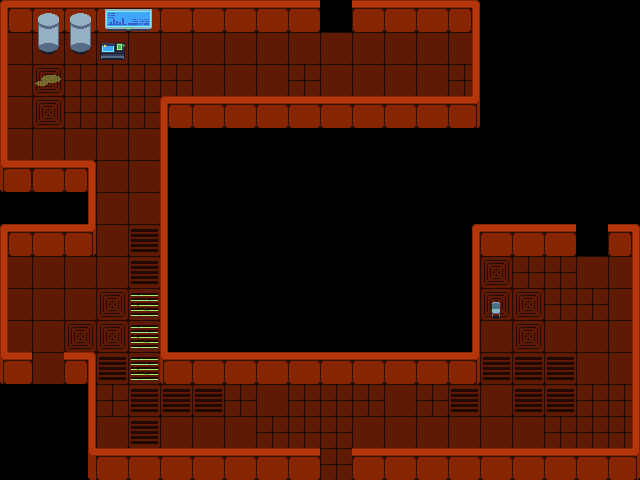

This is a level from a 2D game, rendered from its Tiled map with the project's own tilesets. A one-line summary and the complete map file follow:
An orthogonal 20x15 tile map with 32x32 px tiles, 4 tile layers (floor, floorDecoration, walls, props), 4 tilesets and 36 objects (4x Spawn, 4x Door, 2x Trap, 2x ExplosionEffect, SnackMachine).

<map version="1.10" tiledversion="1.11.2" orientation="orthogonal" renderorder="right-down" width="20" height="15" tilewidth="32" tileheight="32" infinite="0" nextlayerid="11" nextobjectid="134">
 <tileset firstgid="1" source="tileset_ebene1.tsx" />
 <tileset firstgid="852" source="props_and_items_ebene2.tsx" />
 <tileset firstgid="1380" source="Beartrap.tsx" />
 <tileset firstgid="1384" source="ExplosionEffect.tsx" />
 <layer id="3" name="floor" width="20" height="15">
  <data encoding="csv">
0,0,0,0,0,0,0,0,0,0,0,0,0,0,0,0,0,0,0,0,
72,72,72,72,72,72,72,72,72,72,72,72,72,72,72,0,0,0,0,0,
72,107,71,71,71,71,72,72,72,71,72,72,72,72,71,0,0,0,0,0,
72,107,71,71,71,71,72,72,71,71,71,72,72,70,70,0,0,0,0,0,
72,72,72,72,72,0,0,0,0,0,0,0,0,0,0,0,0,0,0,0,
0,0,0,72,72,0,0,0,0,0,0,0,0,0,0,0,0,0,0,0,
0,0,0,72,72,0,0,0,0,0,0,0,0,0,0,0,0,0,0,0,
0,0,0,72,70,0,0,0,0,0,0,0,0,0,0,71,71,0,0,0,
72,72,72,72,70,0,0,0,0,0,0,0,0,0,0,107,71,71,72,72,
72,72,72,107,74,0,0,0,0,0,0,0,0,0,0,107,107,71,71,72,
72,72,107,107,74,0,0,0,0,0,0,0,0,0,0,72,107,72,72,72,
72,72,107,70,74,71,71,72,72,71,71,72,72,72,70,70,70,70,72,72,
0,0,0,71,70,70,70,71,72,71,71,71,72,71,70,72,70,70,71,71,
0,0,0,72,70,72,72,72,71,71,71,72,72,72,72,72,72,71,71,71,
0,0,0,0,0,0,0,0,0,71,71,0,0,0,0,0,0,0,0,0
</data>
 </layer>
 <layer id="10" name="floorDecoration" width="20" height="15">
  <data encoding="csv">
0,0,0,0,0,0,0,0,0,0,0,0,0,0,0,0,0,0,0,0,
0,0,0,0,0,0,0,0,0,0,0,0,0,0,0,0,0,0,0,0,
0,876,0,0,0,0,0,0,0,0,0,0,0,0,0,0,0,0,0,0,
0,0,0,0,0,0,0,0,0,0,0,0,0,0,0,0,0,0,0,0,
0,0,0,0,0,0,0,0,0,0,0,0,0,0,0,0,0,0,0,0,
0,0,0,0,0,0,0,0,0,0,0,0,0,0,0,0,0,0,0,0,
0,0,0,0,0,0,0,0,0,0,0,0,0,0,0,0,0,0,0,0,
0,0,0,0,0,0,0,0,0,0,0,0,0,0,0,0,0,0,0,0,
0,0,0,0,0,0,0,0,0,0,0,0,0,0,0,0,0,0,0,0,
0,0,0,0,0,0,0,0,0,0,0,0,0,0,0,0,0,0,0,0,
0,0,0,0,0,0,0,0,0,0,0,0,0,0,0,0,0,0,0,0,
0,0,0,0,0,0,0,0,0,0,0,0,0,0,0,0,0,0,0,0,
0,0,0,0,0,0,0,0,0,0,0,0,0,0,0,0,0,0,0,0,
0,0,0,0,0,0,0,0,0,0,0,0,0,0,0,0,0,0,0,0,
0,0,0,0,0,0,0,0,0,0,0,0,0,0,0,0,0,0,0,0
</data>
 </layer>
 <layer id="1" name="walls" width="20" height="15">
  <data encoding="csv">
3,6,6,6,6,6,6,6,6,6,0,6,6,6,47,0,0,0,0,0,
76,0,0,0,0,0,0,0,0,0,0,0,0,0,84,0,0,0,0,0,
76,0,0,0,0,0,0,0,0,0,0,0,0,0,84,0,0,0,0,0,
76,0,0,0,0,3,6,6,6,6,6,6,6,6,379,0,0,0,0,0,
76,0,0,0,0,76,0,0,0,0,0,0,0,0,0,0,0,0,0,0,
335,6,9,0,0,76,0,0,0,0,0,0,0,0,0,0,0,0,0,0,
0,0,84,0,0,76,0,0,0,0,0,0,0,0,0,0,0,0,0,0,
39,376,379,0,0,76,0,0,0,0,0,0,0,0,342,6,6,6,0,9,
76,0,0,0,0,76,0,0,0,0,0,0,0,0,84,0,0,0,0,84,
76,0,0,0,0,76,0,0,0,0,0,0,0,0,84,0,0,0,0,84,
76,0,0,0,0,76,0,0,0,0,0,0,0,0,84,0,0,0,0,84,
373,0,47,0,0,373,376,376,376,376,376,376,376,376,343,0,0,0,0,84,
0,0,84,0,0,0,0,0,0,0,0,0,0,0,0,0,0,0,0,84,
0,0,84,0,0,0,0,0,0,0,0,0,0,0,0,0,0,0,0,84,
0,0,46,6,6,6,6,6,6,6,0,6,6,6,6,6,6,6,6,379
</data>
 </layer>
 <layer id="2" name="props" width="20" height="15">
  <data encoding="csv">
0,1092,1092,948,949,0,0,0,0,0,0,0,0,0,0,0,0,0,0,0,
0,1116,1116,910,0,0,0,0,0,0,0,0,0,0,0,0,0,0,0,0,
0,0,0,0,0,0,0,0,0,0,0,0,0,0,0,0,0,0,0,0,
0,0,0,0,0,0,0,0,0,0,0,0,0,0,0,0,0,0,0,0,
0,0,0,0,0,0,0,0,0,0,0,0,0,0,0,0,0,0,0,0,
0,0,0,0,0,0,0,0,0,0,0,0,0,0,0,0,0,0,0,0,
0,0,0,0,0,0,0,0,0,0,0,0,0,0,0,0,0,0,0,0,
0,0,0,0,0,0,0,0,0,0,0,0,0,0,0,0,0,0,0,0,
0,0,0,0,0,0,0,0,0,0,0,0,0,0,0,0,0,0,0,0,
0,0,0,0,0,0,0,0,0,0,0,0,0,0,0,1032,0,0,0,0,
0,0,0,0,0,0,0,0,0,0,0,0,0,0,0,0,0,0,0,0,
0,0,0,0,0,0,0,0,0,0,0,0,0,0,0,0,0,0,0,0,
0,0,0,0,0,0,0,0,0,0,0,0,0,0,0,0,0,0,0,0,
0,0,0,0,0,0,0,0,0,0,0,0,0,0,0,0,0,0,0,0,
0,0,0,0,0,0,0,0,0,0,0,0,0,0,0,0,0,0,0,0
</data>
 </layer>
 <objectgroup id="6" name="Collisions">
  <object id="4" x="352" y="472" width="288" height="8" />
  <object id="19" x="632" y="256" width="8" height="216" />
  <object id="110" x="0" y="24" width="320" height="8" />
  <object id="111" x="352" y="24" width="128" height="8" />
  <object id="112" x="472" y="32" width="8" height="88" />
  <object id="113" x="160" y="120" width="320" height="8" />
  <object id="114" x="160" y="128" width="8" height="248" />
  <object id="115" x="160" y="376" width="320" height="8" />
  <object id="116" x="472" y="256" width="8" height="120" />
  <object id="117" x="472" y="248" width="104" height="8" />
  <object id="118" x="608" y="248" width="32" height="8" />
  <object id="119" x="96" y="472" width="224" height="8" />
  <object id="120" x="88" y="384" width="8" height="96" />
  <object id="121" x="0" y="376" width="96" height="8" />
  <object id="122" x="0" y="248" width="8" height="128" />
  <object id="123" x="8" y="248" width="88" height="8" />
  <object id="125" x="88" y="192" width="8" height="56" />
  <object id="126" x="0" y="184" width="96" height="8" />
  <object id="127" x="0" y="32" width="8" height="152" />
  <object id="128" x="38" y="42" width="21" height="10" />
  <object id="129" x="70" y="42" width="21" height="10" />
  <object id="130" x="100" y="50" width="25" height="10" />
  <object id="131" x="492" y="311" width="8" height="6" />
 </objectgroup>
 <objectgroup id="9" name="Props" />
 <objectgroup id="7" name="Entities">
  <object id="53" name="Beartrap" type="Trap" gid="1380" x="579.018" y="416.647" width="32" height="32">
   <properties>
    <property name="Damage" type="float" value="40" />
    <property name="Effect" type="object" value="58" />
    <property name="RangeLayer" type="object" value="54" />
   </properties>
  </object>
  <object id="58" name="ExplosionEffect" gid="1384" x="530.656" y="417.563" width="128" height="128" />
  <object id="63" name="PlayerSpawn" type="Spawn" x="408" y="64">
   <ellipse />
  </object>
  <object id="64" name="ScientistSpawn" type="Spawn" x="56" y="304">
   <ellipse />
  </object>
  <object id="65" name="SnackMachine" type="SnackMachine" x="512" y="288" width="32" height="32" />
  <object id="66" name="SecuritySpawn" type="Spawn" x="80" y="88">
   <ellipse />
  </object>
	 <object id="67" name="ScientistSpawn" type="Spawn" x="85" y="88">
		 <ellipse />
	 </object>
  <object id="105" name="DoorSpawn" type="Door" x="576" y="224" width="32" height="32">
   <properties>
    <property name="DoorDirection" value="East" />
   </properties>
  </object>
  <object id="106" name="DoorSpawn" type="Door" x="32" y="352" width="32" height="32">
   <properties>
    <property name="DoorDirection" value="West" />
   </properties>
  </object>
  <object id="107" name="DoorSpawn" type="Door" x="320" y="0" width="32" height="32">
   <properties>
    <property name="DoorDirection" value="North" />
   </properties>
  </object>
  <object id="108" name="DoorSpawn" type="Door" x="320" y="448" width="32" height="32">
   <properties>
    <property name="DoorDirection" value="South" />
   </properties>
  </object>
  <object id="132" name="Beartrap" type="Trap" gid="1380" x="112.388" y="278.63" width="32" height="32">
   <properties>
    <property name="Damage" type="float" value="100" />
    <property name="Effect" type="object" value="133" />
    <property name="RangeLayer" type="object" value="54" />
   </properties>
  </object>
  <object id="133" name="ExplosionEffect" gid="1384" x="64" y="278" width="128" height="128" />
 </objectgroup>
 <objectgroup id="8" name="Acids" />
</map>
